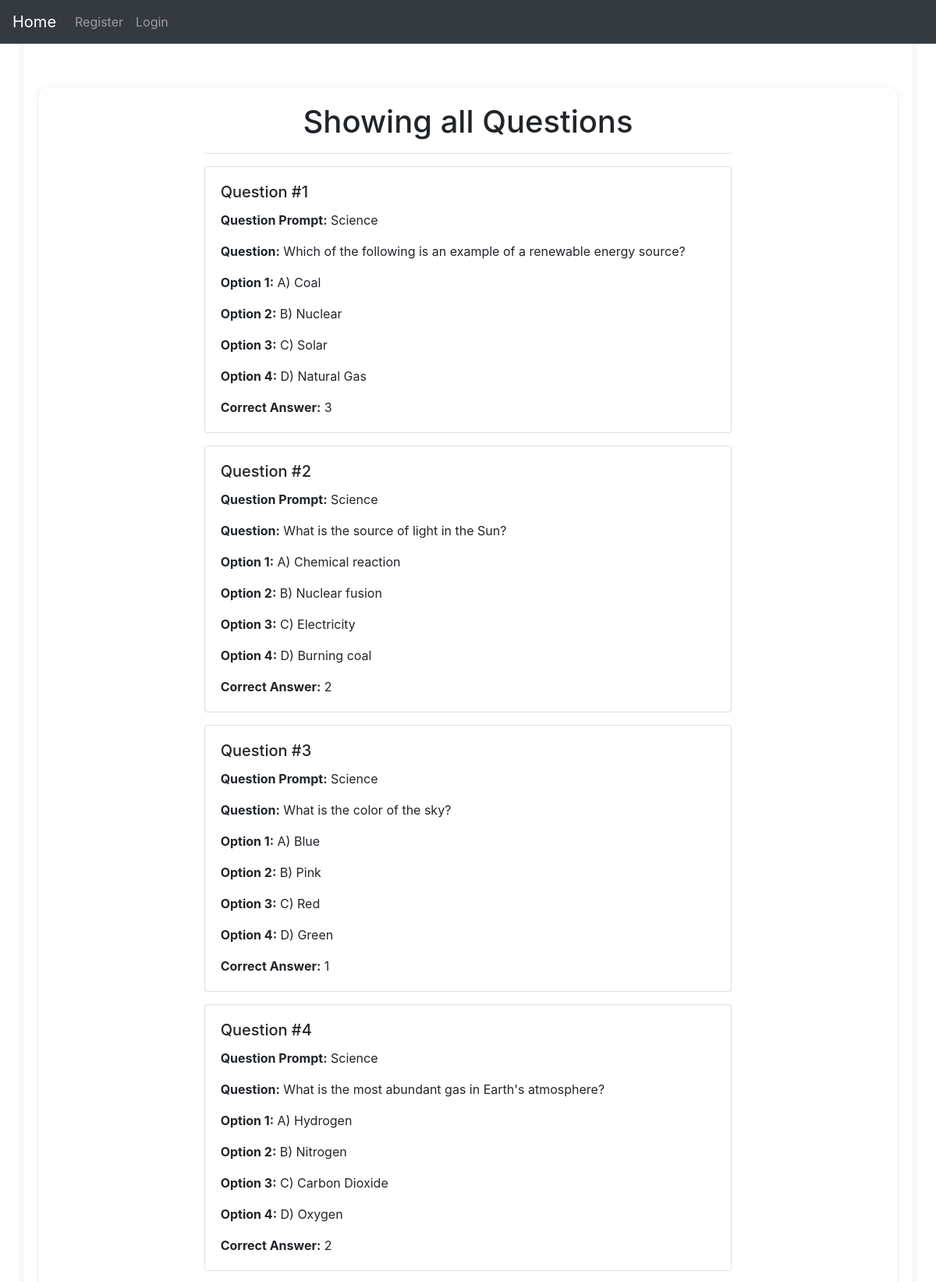
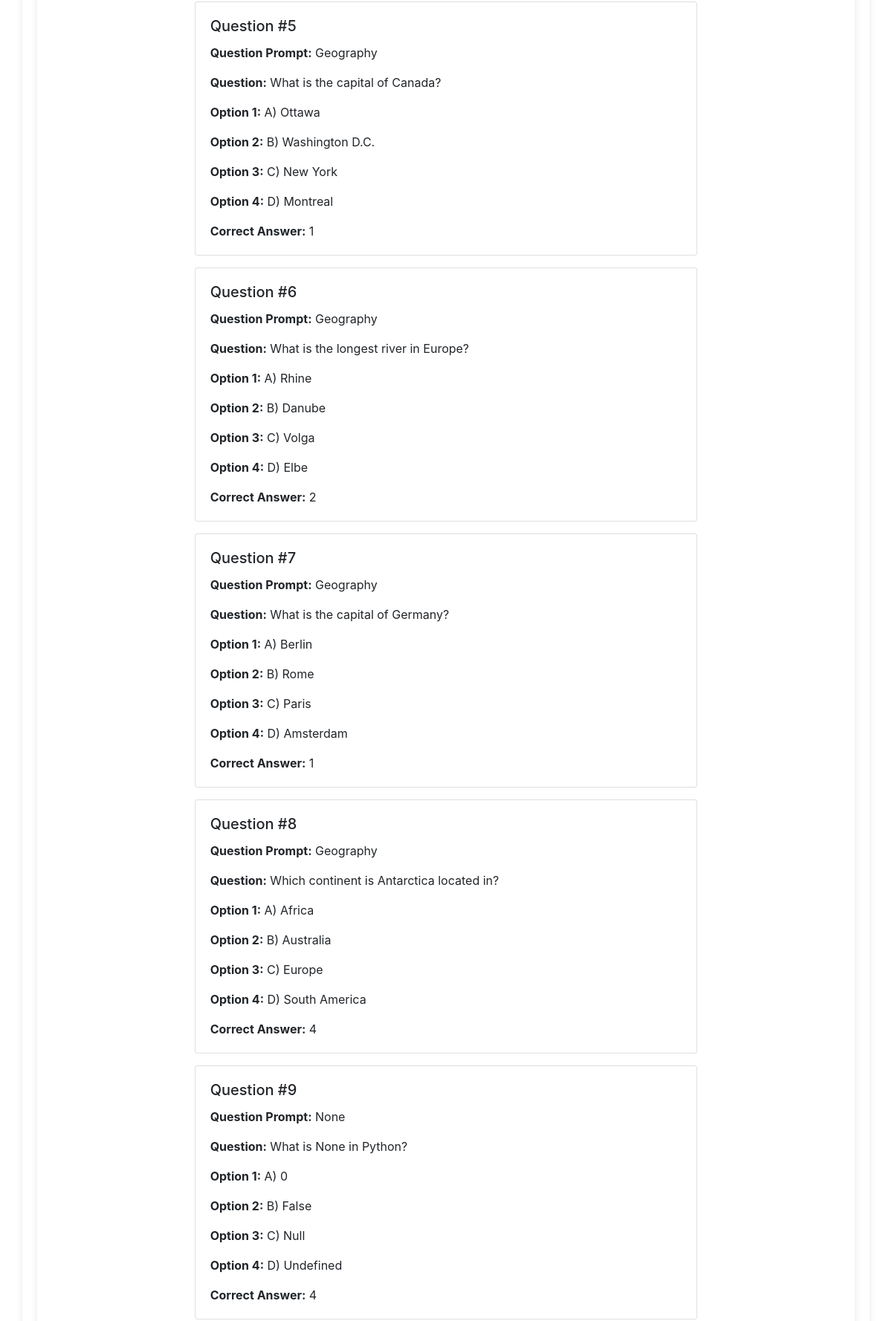
The app's page /showallquestions/ (upper part) with its own data (2 pictures, top to bottom).
### main/models.py (models this page shows, shortened)
class Question(models.Model):
    question_prompt = models.CharField(max_length=200)
    question = models.CharField(max_length=100, null=True)
    option1 = models.CharField(max_length=100, null=True)
    option2 = models.CharField(max_length=100, null=True)
    option3 = models.CharField(max_length=100, null=True)
    option4 = models.CharField(max_length=100, null=True)
    correct_option = models.CharField(max_length=100, null=True)

### main/views.py (the view)
# urls.py: path('showallquestions/', views.show_all_questions, name='show_all_questions'),
def show_all_questions(request):
    queryset = Question.objects.all()
    context = {
        'questions' : queryset
    }
    return render(request, 'main/showallquestions.html', context)

### main/templates/main/showallquestions.html (shortened to what this page needs)
{% extends "main/base.html" %}
{% block content %}
<div class="container mt-5">
    <div class="col-md-8 offset-md-2">
        <h1 class="text-center">Showing all Questions</h1>
        <hr>
        {% for question in questions %}
        <div class="card mb-3">
            <div class="card-body">
                <h5 class="card-title">Question #{{ forloop.counter }}</h5>
                <p class="card-text"><strong>Question Prompt:</strong> {{ question.question_prompt }}</p>
                <p class="card-text"><strong>Question:</strong> {{ question.question }}</p>
                <p class="card-text"><strong>Option 1:</strong> {{ question.option1 }}</p>
                <p class="card-text"><strong>Option 2:</strong> {{ question.option2 }}</p>
                <p class="card-text"><strong>Option 3:</strong> {{ question.option3 }}</p>
                <p class="card-text"><strong>Option 4:</strong> {{ question.option4 }}</p>
                <p class="card-text"><strong>Correct Answer:</strong> {{ question.correct_option }}</p>
            </div>
        </div>
        {% endfor %}
    </div>
</div>
{% endblock %}

### main/templates/main/base.html (shortened to what this page needs)
<!DOCTYPE html>
<html lang="en">
<head>
    <link rel="stylesheet" href="https://stackpath.bootstrapcdn.com/bootstrap/4.3.1/css/bootstrap.min.css">
</head>
<body style="padding-top: 20px;">
    {% block navbar %}
    <nav class="navbar navbar-expand-lg navbar-dark bg-dark fixed-top">
        <a class="navbar-brand" href="/home">Home</a>
        <div class="collapse navbar-collapse" id="navbarSupportedContent">
            <ul class="navbar-nav mr-auto">
                {% if user.is_authenticated %}
                    <li class="nav-item">
                        <a class="nav-link" href="/question">ChatGPTQuestions</a>
                    </li>
                    {% if request.user.is_staff %}
                        <li class="nav-item">
                            <a class="nav-link" href="/showallquestions">Show All Questions</a>
                        </li>
                        <li class="nav-item">
                            <a class="nav-link" href="/addquestion">Add Questions</a>
                        </li>
                    {% endif %}
                    <li class="nav-item">
                        <a class="nav-link" href="/quiz">Start Quiz</a>
                    </li>
                    <li class="nav-item">
                        <a class="nav-link" href="/stat">View Statistics</a>
                    </li>
                    <li class="nav-item">
                        <a class="nav-link" href={% url 'logout' %}>Logout</a>
                    </li>
                {% else %}
                    <li class="nav-item">
                        <a class="nav-link" href={% url 'register' %}>Register</a>
                    </li>
                    <li class="nav-item">
                        <a class="nav-link" href={% url 'home' %}>Login</a>
                    </li>
                {% endif %}
            </ul>
        </div>
    </nav>
    {% endblock %}
    <div class="container mt-4">
        {% block content %}
        {% endblock %}
    </div>
</body>
</html>

### main/templates/main/base.html (style rules this page uses)
.container { background-color: #ffffff; padding: 20px; border-radius: 10px; box-shadow: 0px 2px 10px rgba(0, 0, 0, 0.1); }

### records on screen
Question: question_prompt "Science", question "Which of the following is an example of a renewable energy source?", option1 "A) Coal", option2 "B) Nuclear", option3 "C) Solar", option4 "D) Natural Gas", correct_option "3"
Question: question_prompt "Science", question "What is the source of light in the Sun?", option1 "A) Chemical reaction", option2 "B) Nuclear fusion", option3 "C) Electricity", option4 "D) Burning coal", correct_option "2"
Question: question_prompt "Science", question "What is the color of the sky?", option1 "A) Blue", option2 "B) Pink", option3 "C) Red", option4 "D) Green", correct_option "1"
Question: question_prompt "Science", question "What is the most abundant gas in Earth's atmosphere?", option1 "A) Hydrogen", option2 "B) Nitrogen", option3 "C) Carbon Dioxide", option4 "D) Oxygen", correct_option "2"
Question: question_prompt "Geography", question "What is the capital of Canada?", option1 "A) Ottawa", option2 "B) Washington D.C.", option3 "C) New York", option4 "D) Montreal", correct_option "1"
Question: question_prompt "Geography", question "What is the longest river in Europe?", option1 "A) Rhine", option2 "B) Danube", option3 "C) Volga", option4 "D) Elbe", correct_option "2"
Question: question_prompt "Geography", question "What is the capital of Germany?", option1 "A) Berlin", option2 "B) Rome", option3 "C) Paris", option4 "D) Amsterdam", correct_option "1"
Question: question_prompt "Geography", question "Which continent is Antarctica located in?", option1 "A) Africa", option2 "B) Australia", option3 "C) Europe", option4 "D) South America", correct_option "4"
Question: question_prompt "None", question "What is None in Python?", option1 "A) 0", option2 "B) False", option3 "C) Null", option4 "D) Undefined", correct_option "4"
